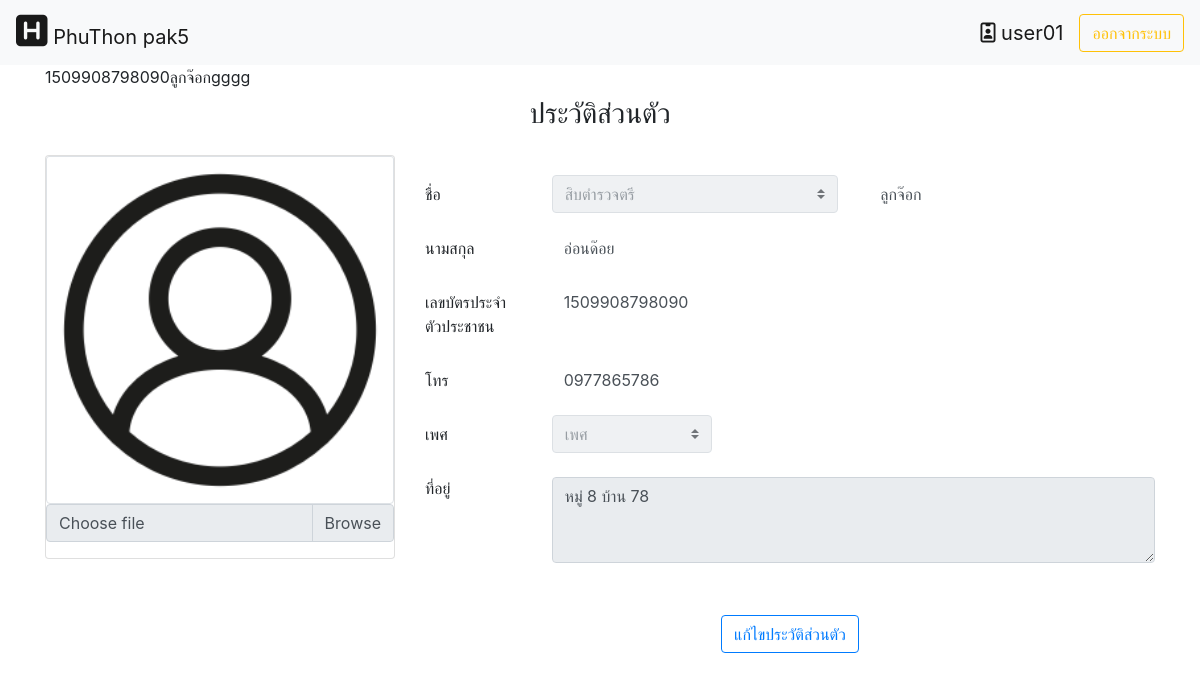
/home.php?module=1&action=5 (signed in), run on the app's committed database.
### tables this page shows
CREATE TABLE `police_person` (
  `card_id` char(13) NOT NULL,
  `rank_id` tinyint(2) NOT NULL,
  `ps_name` varchar(255) NOT NULL,
  `ps_lastname` varchar(255) NOT NULL,
  `sex` tinyint(2) NOT NULL,
  `address` text DEFAULT NULL,
  `ps_num` char(10) DEFAULT NULL,
  `police_pic` varchar(255) DEFAULT NULL
);

### module/view/profile.php (the view, shortened to what this page needs)
<?php
	$con=connect_db();
    $re_user=mysqli_query($con,
    "SELECT rank_id,ps_name,ps_lastname,card_id,sex,address,ps_num,police_pic
    FROM  police_person WHERE card_id ='$_SESSION[id_card]'")or die("SQL.error>>user".mysqli_error($conh));
	list($id_rank,$ps_name,$ps_lastname,$card_id,$sex,$address,$ps_tel,$name_pic)=mysqli_fetch_row($re_user);
	echo $card_id,$ps_name;
	echo "gggg";
?>
<div class="headtitle text-center p-2 row mb-2 row">
	<div class="col-md-2" ></div>
    <div class="col-md">
        <h3>ประวัติส่วนตัว</h3>
    </div>
     <div class="col-md-2" ></div>
</div>
<div class="row">
    <div class="col-lg-4">
	<form id="dataPro" method="post">
		<div class="card">
			<?php
				if(empty($name_pic)){
					$name_pic="icon_user_pic.png";
				}
			?>
			<img class="card-img-top img-thumbnail" src="image/<?php echo $name_pic; ?>" alt="Card image cap">
			<div class="input-group mb-3">
			<div class="custom-file">
            <label class="custom-file-label" for="customFile">Choose file</label>
        	</div>
			</div>
		</div>
	</div>
    <div class="col-lg" style='padding-top:20px;'>
			<div class="form-group row">
				<label for="inputPassword" class="col-sm-2 label col-form-label ">ชื่อ</label>
				<div class="col-sm">
				<select class="custom-select edit_rs" id="focus" name="pro_title" style="" disabled required>
                    	<?php $result_rank = mysqli_query($con,"SELECT * FROM rank_police")or die("select education error".mysqli_error($con));
                        while(list($rank_id,$rank_name)=mysqli_fetch_row($result_rank)){
                        $selected=$id_rank==$rank_id?"selected":"";
                          echo"<option value='$rank_id' $selected>$rank_name</option>";
                        }
                   ?>
                </select>
				</div>
				<div class="col-sm-5">
					<input type="text" style="border:none; background:#fff; " class="form-control edit_rs"  placeholder="ชื่อ"  name="pro_name" value="<?php echo $ps_name; ?>" id="staticEmail" disabled required>
				</div>
			</div>
			<div class="form-group row">
				<label for="inputPassword" class="col-sm-2 col-form-label ">นามสกุล</label>
				<div class="col-sm-10">
					<input type="text" style="border:none; background:#fff;" class="form-control edit_rs"  placeholder="นามสกุล"  name="pro_lastname" value="<?php echo $ps_lastname; ?>"disabled required>
				</div>
			</div>
			<div class="form-group row">
				<label for="" class="col-sm-2 col-form-label">เลขบัตรประจำตัวประชาชน</label>
				<div class="col-md">
					<input type="text" style="border:none; background:#fff;" class="form-control"  placeholder="เลขบัตรประจำตัวประชาชน"  name="pro_card_id" value="<?php echo $_SESSION['id_card']; ?>"readonly required>
				</div>
			</div>
			<div class="form-group row">
				<label for="" class="col-sm-2 col-form-label " maxlength="13" >โทร</label>
				<div class="col-sm-10">
					<input type="text" style="border:none; background:#fff;" class="form-control edit_rs"  placeholder="เบอร์โทร"  name="pro_tel" value="<?php echo $ps_tel; ?>"disabled required>
				</div>
			</div>
			<div class="form-group row">
				<label for="inputPassword" class="col-sm-2 col-form-label ">เพศ</label>
				<div class="col-sm-3">
				<select class="custom-select edit_rs" id="focus" name="pro_sex" style="" disabled required>
						<option value=0 disabled selected>เพศ</option>
                </select>
				</div>
			</div>
            <div class="form-group row">
				<label for="inputPassword" class="col-sm-2 col-form-label ">ที่อยู่</label>
				<div class="col-sm-10">
					<div class="form-group">
					  <textarea class="form-control edit_rs" name="pro_address" id="addre" rows="3" disabled required><?php echo $address; ?></textarea>
					</div>
				</div>
			</div>
            <div class="card-body text-center">
					<div class="form-group row-md">
							<button type="button" class="btn btn-outline-primary" id="editPro">แก้ไขประวัติส่วนตัว</button>
						</div>
				</div>
    </div>
</div>

### data on the page
police_person: card_id "1509908798090", ps_name "ลูกจ๊อก", pro_name "ลูกจ๊อก", pro_lastname "อ่อนด๊อย", pro_tel "0977865786", pro_address "หมู่ 8 บ้าน 78"

### other printed values
$_SESSION['user_name'] "user01"
form field pro_title "สิบตำรวจตรี"
